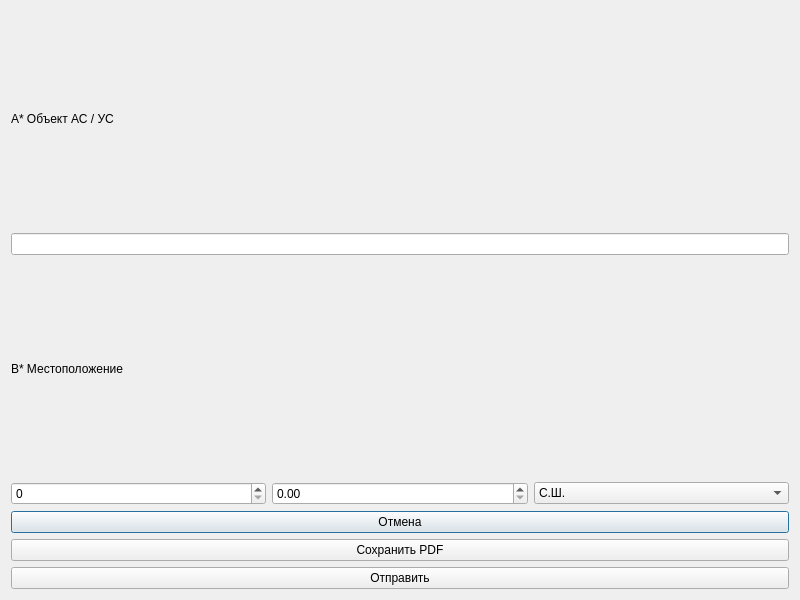
<ui version="4.0">
 <class>RegistrationDialog</class>
 <widget class="QDialog" name="RegistrationDialog">
  <property name="geometry">
   <rect>
    <x>0</x>
    <y>0</y>
    <width>800</width>
    <height>600</height>
   </rect>
  </property>
  <property name="windowTitle">
   <string>Регистрация данных по аварии</string>
  </property>
  <layout class="QVBoxLayout" name="verticalLayout">
   <item>
    <widget class="QLabel" name="label_A">
     <property name="text">
      <string>A* Объект АС / УС</string>
     </property>
    </widget>
   </item>
   <item>
    <widget class="QLineEdit" name="txt_name"/>
   </item>
   <!-- Добавьте все поля аналогично (QLineEdit, QSpinBox, QComboBox для коорд -->
   <item>
    <widget class="QLabel" name="label_B">
     <property name="text">
      <string>B* Местоположение</string>
     </property>
    </widget>
   </item>
   <item>
    <layout class="QHBoxLayout" name="hbox_lat">
     <item>
      <widget class="QSpinBox" name="spin_lat_deg"/>
     </item>
     <item>
      <widget class="QDoubleSpinBox" name="spin_lat_min"/>
     </item>
     <item>
      <widget class="QComboBox" name="cmb_lat_dir">
       <item>
        <property name="text">
         <string>С.Ш.</string>
        </property>
       </item>
       <item>
        <property name="text">
         <string>Ю.Ш.</string>
        </property>
       </item>
      </widget>
     </item>
    </layout>
   </item>
   <!-- Аналогично для долготы, разделов C, D, E -->
   <item>
    <widget class="QPushButton" name="btn_cancel">
     <property name="text">
      <string>Отмена</string>
     </property>
    </widget>
   </item>
   <item>
    <widget class="QPushButton" name="btn_save_pdf">
     <property name="text">
      <string>Сохранить PDF</string>
     </property>
    </widget>
   </item>
   <item>
    <widget class="QPushButton" name="btn_send">
     <property name="text">
      <string>Отправить</string>
     </property>
    </widget>
   </item>
  </layout>
 </widget>
 <resources/>
 <connections/>
</ui>
